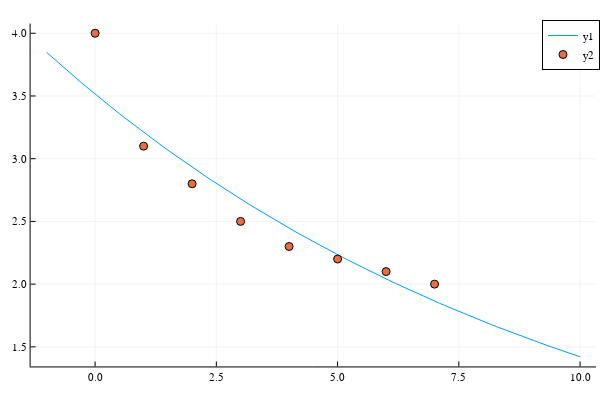

The notebook cell this image was saved under:
### Code cell
#Problem 2-c
A=[x ones(8,1)]
y=[log(4);log(3.1);log(2.8);log(2.5);log(2.3);log(2.2);log(2.1);log(2.0)]
z=(A'A)\(A'y)
z=[z[1];exp(z[2])]
function q(x)
  return z[2]*exp(z[1]*x)
end
#calculate error vector and norm for part d
y=[4;3.1;2.8;2.5;2.3;2.2;2.1;2.0]
E=q.(x)-y
E_3=norm(E)
println(E_3)
#Plot graph
s=q.(t)
plot(t,s)
scatter!(x,y)

### Figure 1 — Plotly figure (JSON) as saved in the notebook; plotly's stock layout.template omitted (floating-point values rounded to 4 significant figures)
{"data": [{"xaxis": "x1", "colorbar": {"title": ""}, "yaxis": "y1", "x": [-1, -0.9, -0.8, -0.7, -0.6, -0.5, -0.4, -0.3, -0.2, -0.1, 0, 0.1, 0.2, 0.3, 0.4, 0.5, 0.6, 0.7, 0.8, 0.9, 1, 1.1, 1.2, 1.3, 1.4, 1.5, 1.6, 1.7, 1.8, 1.9, 2, 2.1, 2.2, 2.3, 2.4, 2.5, 2.6, 2.7, 2.8, 2.9, 3, 3.1, 3.2, 3.3, 3.4, 3.5, 3.6, 3.7, 3.8, 3.9, 4, 4.1, 4.2, 4.3, 4.4, 4.5, 4.6, 4.7, 4.8, 4.9, 5, 5.1, 5.2, 5.3, 5.4, 5.5, 5.6, 5.7, 5.8, 5.9, 6, 6.1, 6.2, 6.3, 6.4, 6.5, 6.6, 6.7, 6.8, 6.9, 7, 7.1, 7.2, 7.3, 7.4, 7.5, 7.6, 7.7, 7.8, 7.9, 8, 8.1, 8.2, 8.3, 8.4, 8.5, 8.6, 8.7, 8.8, 8.9, 9, 9.1, 9.2, 9.3, 9.4, 9.5, 9.6, 9.7, 9.8, 9.9, 10], "showlegend": true, "mode": "lines", "name": "y1", "zmin": null, "legendgroup": "y1", "zmax": null, "line": {"color": "rgba(0, 154, 250, 1.000)", "shape": "linear", "dash": "solid", "width": 1}, "y": [3.848, 3.813, 3.779, 3.745, 3.711, 3.677, 3.644, 3.611, 3.579, 3.547, 3.515, 3.483, 3.452, 3.42, 3.39, 3.359, 3.329, 3.299, 3.269, 3.24, 3.21, 3.181, 3.153, 3.124, 3.096, 3.068, 3.041, 3.013, 2.986, 2.959, 2.932, 2.906, 2.88, 2.854, 2.828, 2.803, 2.777, 2.752, 2.728, 2.703, 2.679, 2.654, 2.63, 2.607, 2.583, 2.56, 2.537, 2.514, 2.491, 2.469, 2.447, 2.425, 2.403, 2.381, 2.36, 2.338, 2.317, 2.296, 2.276, 2.255, 2.235, 2.215, 2.195, 2.175, 2.155, 2.136, 2.117, 2.098, 2.079, 2.06, 2.041, 2.023, 2.005, 1.987, 1.969, 1.951, 1.933, 1.916, 1.899, 1.882, 1.865, 1.848, 1.831, 1.815, 1.798, 1.782, 1.766, 1.75, 1.734, 1.719, 1.703, 1.688, 1.673, 1.658, 1.643, 1.628, 1.613, 1.599, 1.584, 1.57, 1.556, 1.542, 1.528, 1.514, 1.5, 1.487, 1.474, 1.46, 1.447, 1.434, 1.421], "type": "scatter"}, {"xaxis": "x1", "colorbar": {"title": ""}, "yaxis": "y1", "x": [0, 1, 2, 3, 4, 5, 6, 7], "showlegend": true, "mode": "markers", "name": "y2", "zmin": null, "legendgroup": "y2", "marker": {"symbol": "circle", "color": "rgba(227, 111, 71, 1.000)", "line": {"color": "rgba(0, 0, 0, 1.000)", "width": 1}, "size": 8}, "zmax": null, "y": [4, 3.1, 2.8, 2.5, 2.3, 2.2, 2.1, 2], "type": "scatter"}], "layout": {"showlegend": true, "xaxis": {"showticklabels": true, "gridwidth": 0.5, "tickvals": [0, 2.5, 5, 7.5, 10], "visible": true, "ticks": "inside", "range": [-1.33, 10.33], "domain": [0.05101, 0.9934], "tickmode": "array", "linecolor": "rgba(0, 0, 0, 1.000)", "showgrid": true, "title": "", "mirror": false, "tickangle": 0, "showline": true, "gridcolor": "rgba(0, 0, 0, 0.100)", "titlefont": {"color": "rgba(0, 0, 0, 1.000)", "family": "sans-serif", "size": 15}, "tickcolor": "rgb(0, 0, 0)", "ticktext": ["0.0", "2.5", "5.0", "7.5", "10.0"], "zeroline": false, "type": "-", "tickfont": {"color": "rgba(0, 0, 0, 1.000)", "family": "sans-serif", "size": 11}, "zerolinecolor": "rgba(0, 0, 0, 1.000)", "anchor": "y1"}, "paper_bgcolor": "rgba(255, 255, 255, 1.000)", "annotations": [], "height": 400, "margin": {"l": 0, "b": 20, "r": 0, "t": 20}, "plot_bgcolor": "rgba(255, 255, 255, 1.000)", "yaxis": {"showticklabels": true, "gridwidth": 0.5, "tickvals": [1.5, 2, 2.5, 3, 3.5, 4], "visible": true, "ticks": "inside", "range": [1.344, 4.077], "domain": [0.03762, 0.9902], "tickmode": "array", "linecolor": "rgba(0, 0, 0, 1.000)", "showgrid": true, "title": "", "mirror": false, "tickangle": 0, "showline": true, "gridcolor": "rgba(0, 0, 0, 0.100)", "titlefont": {"color": "rgba(0, 0, 0, 1.000)", "family": "sans-serif", "size": 15}, "tickcolor": "rgb(0, 0, 0)", "ticktext": ["1.5", "2.0", "2.5", "3.0", "3.5", "4.0"], "zeroline": false, "type": "-", "tickfont": {"color": "rgba(0, 0, 0, 1.000)", "family": "sans-serif", "size": 11}, "zerolinecolor": "rgba(0, 0, 0, 1.000)", "anchor": "x1"}, "legend": {"yanchor": "auto", "xanchor": "auto", "bordercolor": "rgba(0, 0, 0, 1.000)", "bgcolor": "rgba(255, 255, 255, 1.000)", "font": {"color": "rgba(0, 0, 0, 1.000)", "family": "sans-serif", "size": 11}, "tracegroupgap": 0, "y": 1, "borderwidth": 1, "traceorder": "normal", "x": 1}, "width": 600}}
